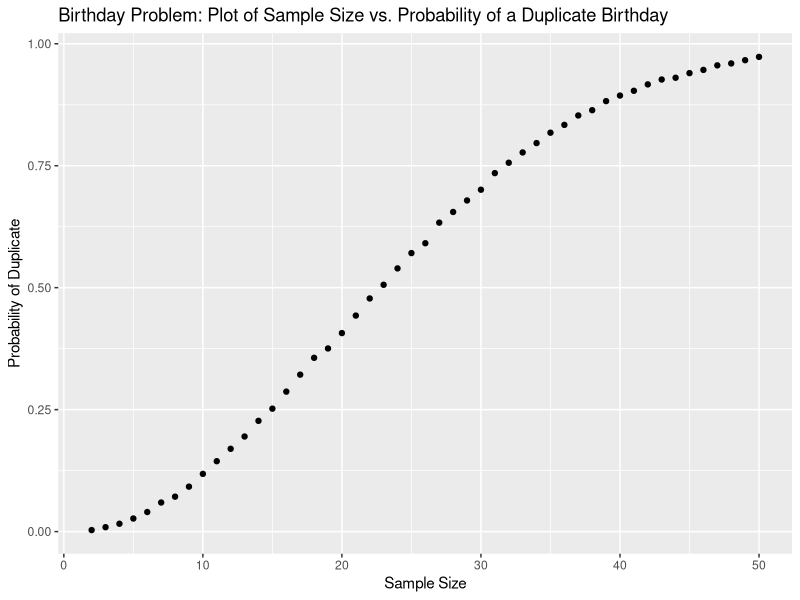

The R source for this figure: (Note: a time limit stopped this script after it produced the figure.)
## ---- chunk 1
knitr::opts_chunk$set(echo = TRUE)
library(tidyverse)
## ---- chunk 2

bday_sim = function(n) {
  bdays = sample(1:365, size = n, replace = TRUE)
  duplicate = length(unique(bdays)) < n
  return(duplicate)
}

## ---- chunk 3

sim_res =
  expand_grid(
    n = c(2:50),
    iter = 1:10000
  ) |>
  mutate(res = map_lgl(n, bday_sim)) |>
  group_by(n) |>
  summarize(prob = mean(res))

## ---- chunk 4

sim_res |>
  ggplot(aes(x = n, y = prob)) + 
  geom_point() + 
  labs(
    title = "Birthday Problem: Plot of Sample Size vs. Probability of a Duplicate Birthday",
    x = "Sample Size",
    y = "Probability of Duplicate"
  )

## ---- chunk 5

t_test = function(mu, n = 30, sd = 5){
  test = t.test(rnorm(n, mu, sd)) |>
    broom::tidy() |>
    select(estimate, p.value)
  return(test)
}

## ---- chunk 6

sim_res = expand_grid(
  mu = c(0:6),
  iter = c(1:5000)
) %>%
  mutate(res = map(mu, t_test))

## ---- chunk 7

sim_res = sim_res |>
  unnest(res) |>
  mutate(reject = p.value < 0.05)

## ---- chunk 8

sim_res |>
  select(mu, reject) |>
  group_by(mu) |>
  summarize(prob_reject = mean(reject)) |>
  ggplot(aes(x = mu, y = prob_reject)) +
  geom_point()

## ---- chunk 9

sim_res |>
  ggplot(aes(x = mu, y = estimate, col = reject)) +
  geom_point(alpha = 0.1)
